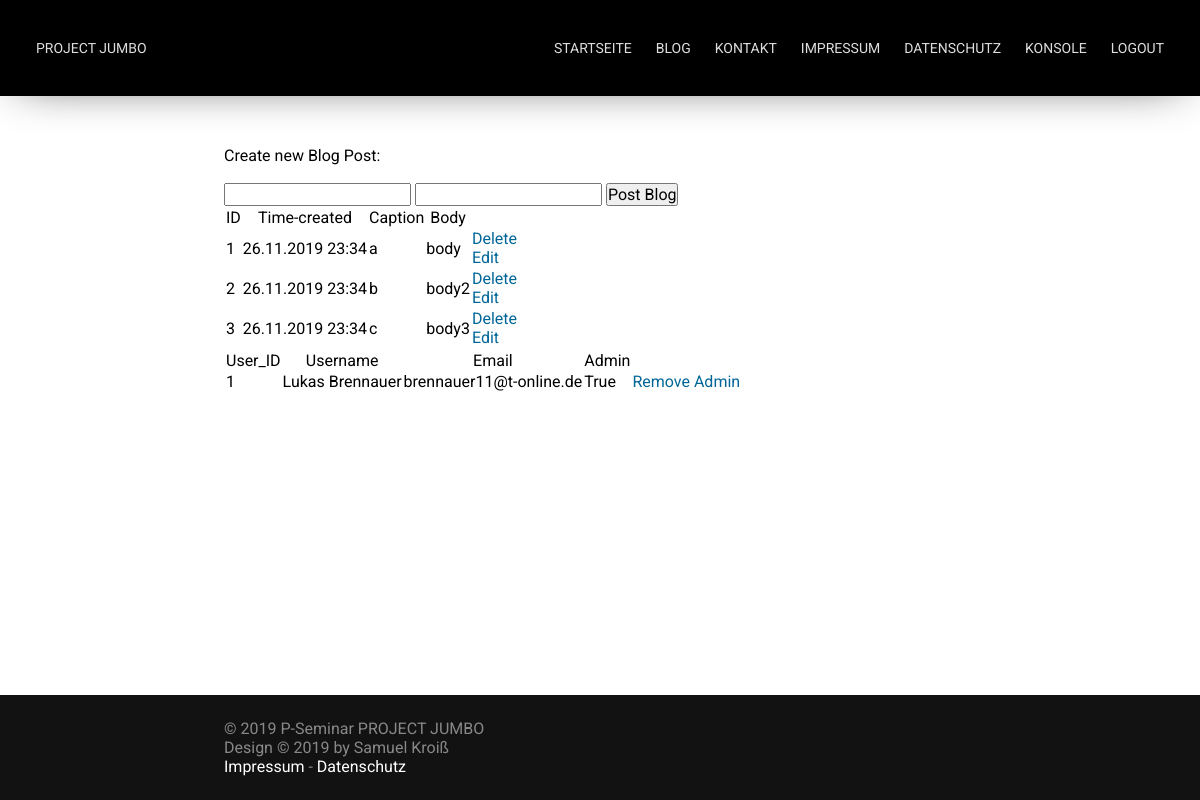
The page /admin (signed in) on the database its author committed.
### blog-old.py (models this page shows, shortened)
class Blog_Post(db.Model):
    id = db.Column(db.Integer, primary_key=True)
    caption = db.Column(db.String, nullable=False)
    body = db.Column(db.String, nullable=False)
    time_created = db.Column(db.DateTime, default=datetime.now() )

class User(db.Model):
    user_id = db.Column(db.Integer, primary_key=True)
    username = db.Column(db.String(64), nullable=False, unique=True)
    password_hash = db.Column(db.String(120))
    email = db.Column(db.String, nullable=False, unique=True)
    admin_acc = db.Column(db.Boolean, default=False, nullable=False)
    is_active = True
    is_authenticated = True

### blog-old.py (the view)
@app.route("/admin", methods=['POST', 'GET'])
@login_required
def admin():
    if current_user.admin_acc == True:
        if request.method == 'POST':
            try:
                db.session.add(Blog_Post(caption=request.form['caption'], body=request.form['body']))
                db.session.commit()
                return redirect(url_for('admin'))
            except Exception as e:
                return render_template("error.html", title="Error", error=e)
        else:
            posts = Blog_Post.query.order_by(Blog_Post.time_created).all()
            users = User.query.order_by(User.user_id).all()
            return render_template("admin.html", title="Admin", posts=posts, users=users)
    else:
        return render_template("error.html", title="Error", error="You're not allowed to use that page!")

### blog-old.py (called while the page is built)
@login.user_loader
def load_user(user_id):
    return User.query.get(user_id)

@app.context_processor
def inject_login_status():
    return dict(login_status=current_user.is_authenticated)

### templates/admin.html (shortened to what this page needs)
{% extends 'base.html' %}
{% block content %}
    <p>Create new Blog Post:</p>
    <form action="/admin" method="POST">
        <input type="text" name="caption">
        <input type="text" name="body">
        <input type="submit" value="Post Blog">
    </form>
    {% if posts|length < 1 %}
        <p>There are no Blogposts available!</p>
    {% else %}
        <table>
            <tr>
                <th>ID</th>
                <th>Time-created</th>
                <th>Caption</th>
                <th>Body</th>
            </tr>
            {% for post in posts %}
                <tr>
                    <td>{{ post.id }}</td>
                    <td>{{ post.time_created.__format__("%d.%m.%Y %H:%M") }}</tds>
                    <td>{{ post.caption }}</td>
                    <td>{{ post.body }}</td>
                    <td>
                        <a href="{{ url_for( 'delete', id=post.id ) }}">Delete</a>
                        <br>
                        <a href="{{ url_for( 'edit', id=post.id ) }}">Edit</a>
                    </td>
                </tr>
            {% endfor %}
        </table>
    {% endif %}
    {% if users|length < 1 %}
        <p>There are no Users available!</p>
    {% else %}
        <table>
            <tr>
                <th>User_ID</th>
                <th>Username</th>
                <th>Email</th>
                <th>Admin</th>
            </tr>
            {% for user in users %}
                <tr>
                    <td>{{ user.user_id }}</td>
                    <td>{{ user.username }}</tds>
                    <td>{{ user.email }}</td>
                    <td>{{ user.admin_acc }}</td>
                    <td>
                        <a href="{{ url_for( 'manage_admin', user_id=user.user_id ) }}">
                            {% if user.admin_acc==true %}
                                Remove Admin
                            {% else %}
                                Make Admin
                            {% endif %}
                        </a>
                    </td>
                </tr>
            {% endfor %}
        </table>
    {% endif %}
{% endblock %}

### templates/base.html (shortened to what this page needs)
<!DOCTYPE html>
<html>
	<head>
		<link href="{{ url_for('static', filename='css/main.css') }}" rel="stylesheet">
		<link href="{{ url_for('static', filename='css/nav.css') }}" rel="stylesheet">
	</head>
	<body>
		<div id="container">
			<nav id="nav">
				<a href="{{ url_for('index') }}">Project Jumbo</a>
				<ul>
					<li><a href="{{ url_for('index') }}">Startseite</a></li>
					<li><a href="{{ url_for('blog') }}">Blog</a></li>
					<li><a href="#">Kontakt</a></li>
					<li><a href="#">Impressum</a></li>
					<li><a href="#">Datenschutz</a></li>
					{% if current_user.is_authenticated and current_user.admin_acc == true %}
					<li><a href="{{ url_for('admin') }}">Konsole</a></li>
					{% endif %}
					{% if login_status == false %}
						<li><a href="{{ url_for('login') }}">Login</a></li>
					{% else %}
						<li><a href="{{ url_for('logout') }}">Logout</a></li>
					{% endif %}
				</ul>
			</nav>
			<div class="spacer nav"></div>
			<section id="content">
				{% block content %}  {% endblock %}
			</section>
			<div class="spacer footer"></div>
			<footer id="footer">
				<p>&copy; 2019 P-Seminar PROJECT JUMBO<br />Design &copy; 2019 by Samuel Kroiß<br /><a href="#">Impressum</a> - <a href="#">Datenschutz</a></p>
			</footer>
		</div>
	</body>
</html>

### static/css/main.css (style rules this page uses)
* { margin: 0; padding: 0; font-family: 'Roboto', sans-serif; font-size: 16px; font-weight: 400; text-decoration: none; }
body { width: 100%; height: 100%; overflow-x: hidden; overflow-y: scroll; scroll-behavior: smooth; }
.spacer { width: 100vw; }
.spacer.nav { height: 96px; }
.spacer.footer { height: 105px; }
#content p, #content img, #content span, #content article { padding-bottom: 18px; display: block; }
#content a, b { display: inline; padding: 0; }
#content a { color: #006699; }
#container { display: block; width: 100%; min-height: 100vh; position: relative; }
#content { max-width: 800px; margin: 0 auto; padding: 50px 24px; box-sizing: border-box; }
#footer { width: 100%; background: #121212; position: absolute; right: 0; bottom: 0; left: 0; }
#footer p { max-width: 800px; margin: 0 auto; padding: 24px; color: #888888; box-sizing: border-box; }
#footer a { text-decoration: none; color: #FFFFFF; }

### static/css/nav.css (style rules this page uses)
:root { --link-color: #DEDEDE; }
#nav { width: 100%; height: 96px; box-sizing: border-box; position: fixed; transition: height 300ms; z-index: 10; background: #000000; box-shadow: 0px 0px 50px -20px rgba(0,0,0,1); overflow: hidden; }
#nav ul { float: right; display: flex; }
#nav ul li { list-style-type: none; }
#nav a { color: var(--link-color); text-transform: uppercase; font-size: 14px; line-height: 48px; float: left; padding: 0 12px; display: block; transition: color 100ms; }
#nav a { font-family: 'Alata', sans-serif; }
#nav ul li a { font-family: 'Roboto', sans-serif; }
@media only screen and (min-width: 900px) { #nav { padding: 24px; } }

### rows shown on the page
Blog_Post: id "1", time_created.__format__ "26.11.2019 23:34", caption "a", body "body"
Blog_Post: id "2", time_created.__format__ "26.11.2019 23:34", caption "b", body "body2"
Blog_Post: id "3", time_created.__format__ "26.11.2019 23:34", caption "c", body "body3"
User: user_id "1", username "Lukas Brennauer", email "brennauer11@t-online.de", admin_acc "True", shows "Remove Admin"
